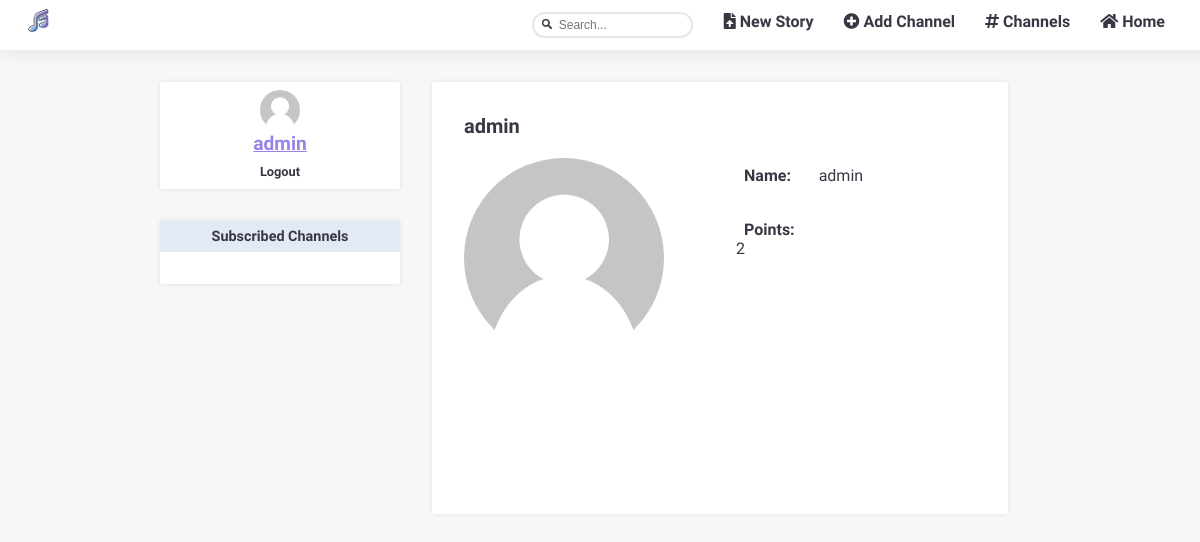
Screenshot of /pages/profile.php?user=admin (signed in) with the database file from the repository.
### tables this page shows
CREATE TABLE users (
  username VARCHAR PRIMARY KEY,
  password VARCHAR,
  name VARCHAR,
  birth_day INTEGER,
  gender VARCHAR,
  email VARCHAR,
  nationality VARCHAR,
  points INTEGER
);

### database/db_account.php (called while the page is built, shortened)
<?php
  include('../database/db_connection.php');
  function getUserData($username)
  {
    global $db;
    $stmt = $db->prepare('SELECT *
                         FROM users WHERE username = ?');
    $stmt->execute(array($username));
    return $stmt->fetchAll();
  }
?>

### templates/tpl_profile.php (the view, shortened to what this page needs)
<?php function printProfile($userdata) {  ?>
  <section id="profile" class= "page">
    <section id="profileInf" class= " blockLayout blockStyle">
      <h1><?=$userdata['username']?></h1>
      <div id ="info">
          <?php $igmsrc = getUserImage($userdata['username']);?>
          <img  id="uploadedImage"  src=<?=$igmsrc?> width=200 height="200">
            <div id ="personalData">
            <?php if($userdata['name'] !== ""){?>
            <span><b>Name: </b></span><span><?=$userdata['name']?></span>
            <?php } ?>
    <p><b>Points: </b><?=$userdata['points']?></p>
  </section>
<?php } ?>

### css/style.css (style rules this page uses)
body { margin: 0 0; display: grid; grid-template-columns: 25em 7fr; grid-template-rows: 1fr auto; overflow-x: hidden; --bg-color : #efebeb66; --font-color: #373843; --search-background-color: #e8e8e8; --error-color: rgba(236, 96, 96, 0.829); --success-color:rgba(87, 236, 94, 0.829); --link-color: rgb(153, 131, 233); --font-hover-color: white; --box-shadow-color: rgba(0,0,0,0.1); --grad-start-color: rgb(131, 193, 233); --grad-end-color: #A46BE5; --washed-out-blue:#aec5e05c; --font: 'Abel'; background: var(--bg-color); font-family: var(--font), sans-serif; }
.blockLayout { padding: 2em; grid-area: 2 / 2 / span 1 / span 1; display: flex; flex-direction: column; justify-content: center; }
.blockStyle { box-shadow: 0px 0px 5px var(--box-shadow-color); font: var(--font); color: var(--font-color); background: white; border-radius: 3px; }
.page { margin: 2em 12em 0 2em; }
p { text-align: justify; margin-block-start: 0; margin-bottom: auto; }
#profile { display: flex; flex-direction: column; }
#profile #info { display: flex; flex-direction: row; justify-content: center; }
#profile h1 { font-family: var(--font), sans-serif; color: var(--font-color); margin: 0 0 1em 0; font-size: 20px; }
#profile p { font-family: var(--font), sans-serif; color: var(--font-color); margin: 0; }
#profile #textForm, #profile #personalData { display: grid; grid-template-columns: 1fr 3fr; grid-template-rows: 1fr 1fr 1fr 1fr 1fr 1fr; max-width: 60%; }
#profileInf > #info img { margin-right: 4em; border-radius: 100px; margin-bottom: 1em; }
#profile #textForm *, #profile #personalData * { margin: 0.5em; color: var(--font-color); font-family: var(--font), sans-serif; }

### rows the page displays
users: username "admin", name "admin", points "2"

### other values shown
$username "admin"
